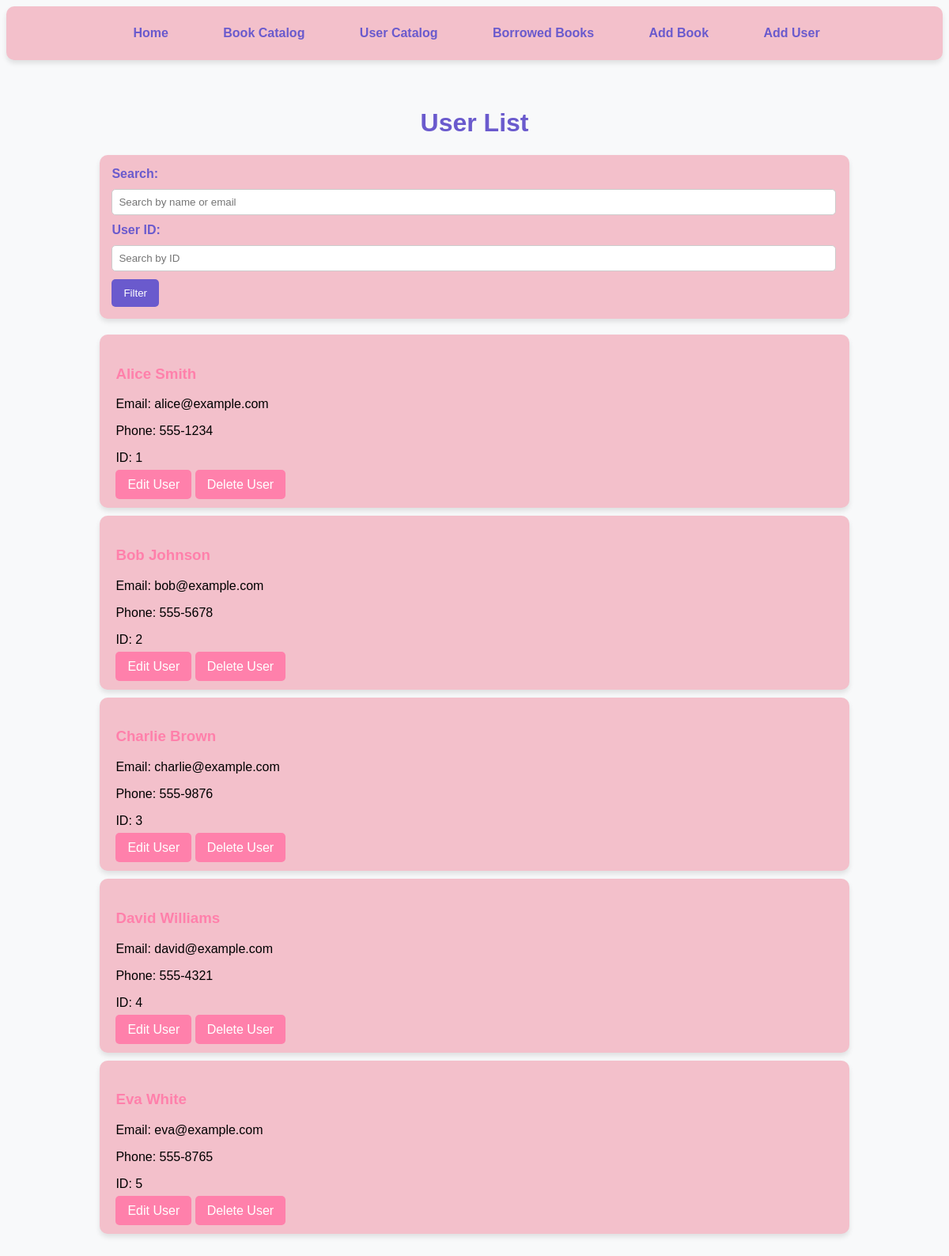
Screenshot of /users with the database file from the repository.
### app/models.py (models this page shows, shortened)
class User(db.Model):
    id = db.Column(db.Integer, primary_key=True)
    name = db.Column(db.String(150), nullable=False)
    birthdate = db.Column(db.Date, nullable=False)
    email = db.Column(db.String(150), unique=True, nullable=False)
    phone_number = db.Column(db.String(15), nullable=False)
    member_since = db.Column(db.DateTime, nullable=False, default=datetime.utcnow)
    id = db.Column(db.Integer, primary_key=True)
    borrows = db.relationship('Borrow', backref='user', lazy=True)

### app/routes.py (the view)
@main.route('/users')
def users():
    search_query = request.args.get('search', '')
    user_id = request.args.get('id', type=int)
    page = request.args.get('page', 1, type=int)
    per_page = 10
    query = User.query
    if search_query:
        search_filter = f"%{search_query}%"
        query = query.filter(
            (User.name.ilike(search_filter)) | (User.email.ilike(search_filter))
        )
    if user_id:
        query = query.filter(User.id == user_id)
    users = query.paginate(page=page, per_page=per_page, error_out=False)
    return render_template('users.html', users=users, search_query=search_query, user_id=user_id)

### app/templates/users.html (shortened to what this page needs)
<!DOCTYPE html>
<html lang="en">
<head>
</head>
<body>
<nav>
    <a href="{{ url_for('main.home') }}"> Home</a>
    <a href="{{ url_for('main.catalog') }}"> Book Catalog</a>
    <a href="{{ url_for('main.users') }}"> User Catalog</a>
    <a href="{{ url_for('main.borrowed_books') }}"> Borrowed Books</a>
    <a href="{{ url_for('main.add_book') }}"> Add Book</a>
    <a href="{{ url_for('main.add_user') }}"> Add User</a>
</nav>
    <div class="container">
        <h1>User List</h1>
        <form class="filter-form" method="get" action="{{ url_for('main.users') }}">
            <label for="search">Search:</label>
            <input type="text" id="search" name="search" placeholder="Search by name or email"
                   value="{{ request.args.get('search', '') }}">
            <label for="id">User ID:</label>
            <input type="number" id="id" name="id" placeholder="Search by ID"
                   value="{{ request.args.get('id', '') }}">
            <button type="submit">Filter</button>
        </form>
        {% for user in users.items %}
        <div class="user-card">
            <h3>{{ user.name }}</h3>
            <p>Email: {{ user.email }}</p>
            <p>Phone: {{ user.phone_number }}</p>
            <p>ID: {{ user.id }}</p>
            <a href="{{ url_for('main.edit_user', user_id=user.id) }}" class="btn">Edit User</a>
            <a href="{{ url_for('main.delete_user', user_id=user.id) }}" class="btn"
               onclick="return confirm('Are you sure you want to delete this user?')">Delete User</a>
        </div>
        {% endfor %}
    </div>
</body>
</html>

### app/templates/users.html (style rules this page uses)
body { background-color: #f8f9fa; font-family: 'Arial', sans-serif; }
.container { width: 80%; margin: 0 auto; padding: 20px; }
h1 { color: #6a5acd; text-align: center; }
.filter-form { background-color: #f3c0cb; border-radius: 10px; padding: 15px; margin-bottom: 20px; box-shadow: 0 4px 6px rgba(0, 0, 0, 0.1); }
.filter-form label { font-weight: bold; color: #6a5acd; }
.filter-form input { width: calc(100% - 20px); padding: 8px; margin: 10px 0; border-radius: 5px; border: 1px solid #ccc; }
.filter-form button { background-color: #6a5acd; color: white; padding: 10px 15px; border: none; border-radius: 5px; cursor: pointer; }
.user-card { background-color: #f3c0cb; border-radius: 10px; padding: 20px; margin: 10px 0; box-shadow: 0 4px 6px rgba(0, 0, 0, 0.1); }
.user-card h3 { color: #ff80ab; }
.btn { background-color: #ff80ab; color: white; padding: 10px 15px; text-decoration: none; border-radius: 5px; margin-top: 10px; }
nav { background-color: #f3c0cb; padding: 15px; border-radius: 10px; box-shadow: 0 4px 6px rgba(0, 0, 0, 0.1); text-align: center; margin-bottom: 20px; }
nav a { color: #6a5acd; text-decoration: none; font-weight: bold; margin: 0 15px; padding: 10px 15px; display: inline-block; border-radius: 5px; transition: background-color 0.3s, color 0.3s; }

### rows the page displays
User: name "Alice Smith", email "alice@example.com", phone_number "555-1234", id "1"
User: name "Bob Johnson", email "bob@example.com", phone_number "555-5678", id "2"
User: name "Charlie Brown", email "charlie@example.com", phone_number "555-9876", id "3"
User: name "David Williams", email "david@example.com", phone_number "555-4321", id "4"
User: name "Eva White", email "eva@example.com", phone_number "555-8765", id "5"
